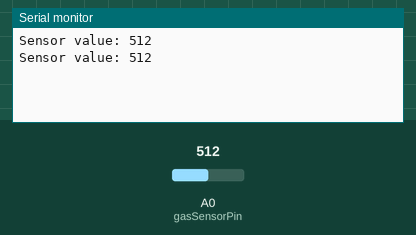
Recording of a sketch running on a simulated Arduino Uno, built with avr-gcc and run on an emulated ATmega328P. Shown: the last lines printed to the serial monitor. Inputs (shaded band) come from the test bench; at power-on: A0 (gasSensorPin) = 512.

Above: at 1.8 s.
1.9 s: A0 (gasSensorPin) set to 716
At 2.5 s:
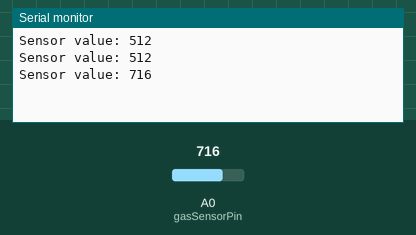
3.4 s: A0 (gasSensorPin) set to 900
At 4.8 s:
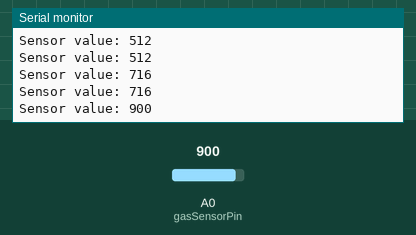
Timing chart, 0 to 6.4 s (numbered marks = the images above; inputs shaded):
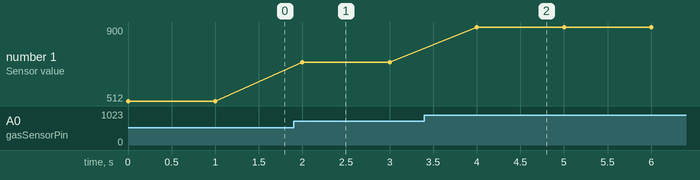

Measured:
- after the input at 1.9 s, the serial monitor: prints a new line after 0.10 s (image 1)
- after the input at 3.4 s, the serial monitor: prints a new line after 0.60 s (image 2)
- plotted number 1: 512 → 716 after the input at 1.9 s, 716 → 900 after the input at 3.4 s

The sketch:

gasSensorCode.ino
```cpp
const int gasSensorPin = A0; // Analog pin connected to the sensor

void setup() {
  Serial.begin(9600); // Initialize serial communication
}

void loop() {
  // Read the analog sensor value
  int sensorValue = analogRead(gasSensorPin);

  // Print the sensor value to the serial monitor
  Serial.print("Sensor value: ");
  Serial.println(sensorValue);

  // Wait for a short delay
  delay(1000);
}
```
